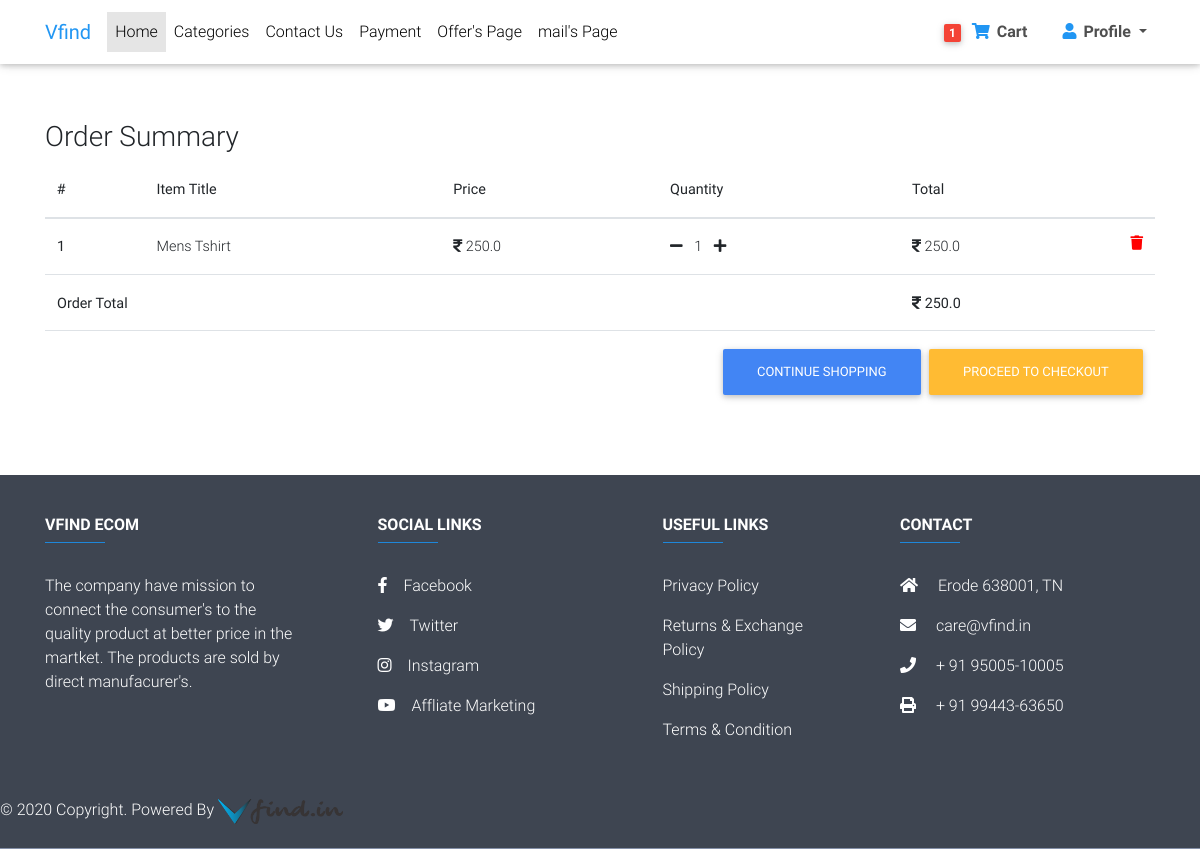
/order-summary/ (signed in), run on an earlier commit of the app's database.
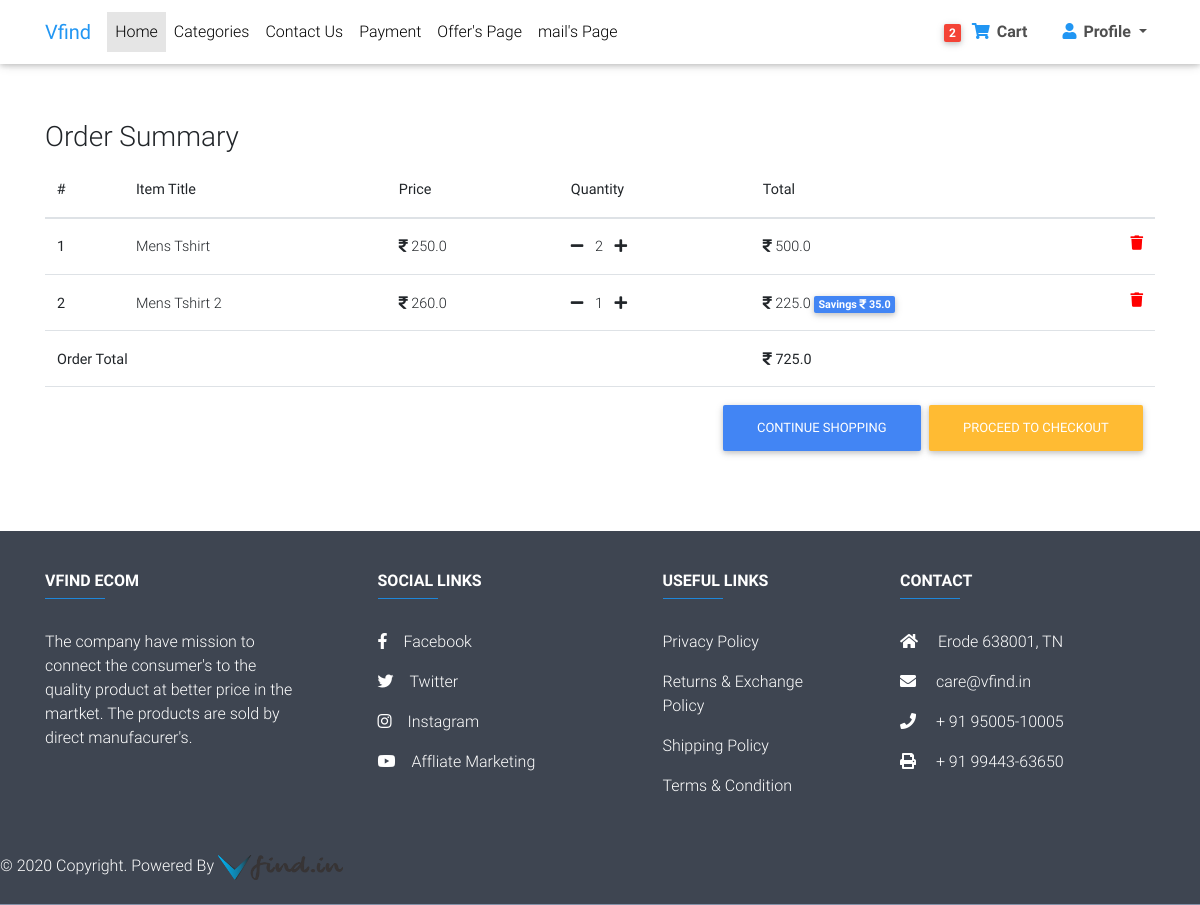
And on a later commit of the database.
### vest_v3/models.py (models this page shows, shortened)
class Order(models.Model):
    user = models.ForeignKey(settings.AUTH_USER_MODEL, on_delete=models.CASCADE)
    items = models.ManyToManyField(OrderItem)
    started = models.DateTimeField(auto_now_add=True)
    ordered_date = models.DateTimeField()
    ordered = models.BooleanField(default=False)
    shipping_address = models.ForeignKey(
        'Address', related_name='shipping_address', on_delete=models.SET_NULL, blank=True, null=True)
    billing_address = models.ForeignKey(
        'Address', related_name='billing_address', on_delete=models.SET_NULL, blank=True, null=True)
    payment = models.ForeignKey(
        'Payment', on_delete=models.SET_NULL, blank=True, null=True)
    coupon = models.ForeignKey(
        'Coupon', on_delete=models.SET_NULL, blank=True, null=True)
    being_delivered = models.BooleanField(default=False)
    received = models.BooleanField(default=False)
    refund_requested = models.BooleanField(default=False)
    refund_granted = models.BooleanField(default=False)
    '''
    1. Item added to cart
    2. Adding a billing address
    (Failed checkout)
    3. Payment
    (Preprocessing, processing, packaging etc.)
    4. Being delivered
    5. Received
    6. Refunds
    '''
    def get_total(self):
        total = 0
        for order_item in self.items.all():
            total += order_item.get_final_price()
        if self.coupon:
            total -= self.coupon.amount
        return total

class OrderItem(models.Model):
    user = models.ForeignKey(settings.AUTH_USER_MODEL, on_delete=models.CASCADE,blank=True, null=True)
    ordered = models.BooleanField(default=False)
    item = models.ForeignKey(Item, on_delete=models.CASCADE)
    quantity = models.IntegerField(default=1)
    def get_total_item_price(self):
        return self.quantity * self.item.price
    def get_total_discount_price(self):
        return self.quantity * self.item.discount_price
    def get_amount_saved(self):
        return self.get_total_item_price() - self.get_total_discount_price()
    def get_final_price(self):
        if self.item.discount_price:
            return self.get_total_discount_price()
        return self.get_total_item_price()

class Item(models.Model):
    title = models.CharField(max_length=100)
    image = models.ImageField()
    price = models.FloatField()
    discount_price = models.FloatField(blank=True, null=True)
    category = models.ForeignKey(Categories,on_delete=models.CASCADE)
    label = models.CharField(choices=LABEL_CHOICES, max_length=1)
    slug = models.SlugField()
    description = models.TextField()

### vest_v3/views.py (the view)
# urls.py: path('order-summary/', OrderSummaryView.as_view(), name='order-summary'),
class OrderSummaryView(LoginRequiredMixin, View):
    def get(self, *args, **kwargs):
        try:
            order = Order.objects.get(user=self.request.user, ordered=False)
            context = {
                'object': order
            }
            return render(self.request, 'ordersummary.html', context)
        except ObjectDoesNotExist:
            messages.warning(self.request, "You do not have an active order")
            return redirect("/")

### vest_v3/templatetags/cart_template_tags.py (called while the page is built)
@register.filter
def cart_item_count(user):
    if user.is_authenticated:
        qs = Order.objects.filter(user=user, ordered=False)
        if qs.exists():
            return qs[0].items.count()
    return 0

### templates/ordersummary.html (shortened to what this page needs)
{% extends 'base.html' %}
{% load static %}
{% block content %}
<main>
<div class="container">
    <div class="table-responsive text-nowrap">
        <h3>Order Summary</h3>
     <table class="table">
    <thead>
      <tr>
        <th scope="col">#</th>
        <th scope="col">Item Title</th>
        <th scope="col">Price</th>
        <th scope="col">Quantity</th>
        <th scope="col">Total</th>
      </tr>
    </thead>
    <tbody>
    {% for order_item in object.items.all %}
      <tr>
        <th scope="row">{{ forloop.counter }}</th>
        <td>{{order_item.item.title}}</td>
        <td><i class="fas fa-rupee-sign"></i> {{order_item.item.price}}</td>
        <td>
           <a href="{% url 'vest_v3:remove-single-item-cart' order_item.item.slug %}"> <i class="fas fa-minus mr-2"></i> </a>
            {{order_item.quantity}}
            <a href="{% url 'vest_v3:add-single-item-to-cart' order_item.item.slug %}"><i class="fas fa-plus ml-2"></i></a>
        </td>
        <td>
            {% if order_item.item.discount_price %}
                <i class="fas fa-rupee-sign"></i> {{ order_item.get_total_discount_price }}
                <span class="badge badge-primary">Savings <i class="fas fa-rupee-sign"></i> {{order_item.get_amount_saved }}</span>
            {% else %}
                <i class="fas fa-rupee-sign"></i> {{ order_item.get_total_item_price }}
            {% endif %}
            <a style="color: red;" href="{% url 'vest_v3:remove-from-cart' order_item.item.slug %}">
                <i  class="fas fa-trash float-right"></i>
            </a>
        </td>
      </tr>
    {% endfor %}
    {% if object.get_total %}
    <tr>
        <td colspan="4"><b>Order Total</b></td>
        <td><b><i class="fas fa-rupee-sign"></i> {{ object.get_total }}</b></td>
    </tr>
    <tr>
          <td colspan="5">
            <a class="btn btn-warning float-right ml-2" href="/checkout-page/">Proceed to checkout </a>
            <a class="btn btn-primary float-right" href="/">Continue Shopping</a>
        </td>
    </tr>
    {% endif %}
    </tbody>
  </table>
</div>
</div>
</main>
{% endblock %}

### templates/base.html (shortened to what this page needs)
{% load static  %}
{% load cart_template_tags %}
<!DOCTYPE html>
<html lang="en">
<head>
  <link rel="stylesheet" href="https://use.fontawesome.com/releases/v5.11.2/css/all.css">
  <link href="{% static 'css/bootstrap.min.css' %}" rel="stylesheet">
  <link href="{% static 'css/mdb.min.css' %}" rel="stylesheet">
  <link href="{% static 'css/style.min.css' %}" rel="stylesheet">
  <link href="{% static 'css/mdb.min.css' %}" rel="stylesheet">
</head>
<body>
<div class="mt-5 pt-5">
  </div>
<div class="mt-4">
  <nav class="navbar fixed-top navbar-expand-lg navbar-light white scrolling-navbar">
    <div class="container">
      <a class="navbar-brand waves-effect" href="{% url 'vest_v3:home-page' %}" >
        <strong class="blue-text">Vfind</strong>
      </a>
      <div class="collapse navbar-collapse" id="navbarSupportedContent">
        <ul class="navbar-nav mr-auto">
          <li class="nav-item active">
            <a class="nav-link waves-effect" href="{% url 'vest_v3:home-page' %}">Home
            </a>
          </li>
          <li class="nav-item">
            <a class="nav-link waves-effect" href="{% url 'vest_v3:categories' %}" >Categories</a>
          </li>
          <li class="nav-item">
            <a class="nav-link waves-effect" href="{% url 'vest_v3:contact' %}">Contact Us</a>
          </li>
          <li class="nav-item">
            <a class="nav-link waves-effect" href="{% url 'vest_v3:payment' %}">Payment</a>
          </li>
          <li class="nav-item">
            <a class="nav-link waves-effect" href="{% url 'vest_v3:offer-page' %}">Offer's Page</a>
          </li>
          <li class="nav-item">
            <a class="nav-link waves-effect" href="{% url 'vest_v3:mail' %}">mail's Page</a>
          </li>
        </ul>
        <ul class="navbar-nav nav-flex-icons">
          {% if request.user.is_authenticated %}
              <li class="nav-item ">
              <a href="{% url 'vest_v3:order-summary' %}" class="nav-link waves-effect dark-grey-text font-weight-bold">
              <span class="badge red z-depth-1 mr-1"> {{ request.user|cart_item_count }} </span>
              <i class="fas fa-shopping-cart blue-text"></i>
              <span class="clearfix d-none d-sm-inline-block"> Cart </span>
            </a>
              </li>
             <li class="nav-item dropdown ml-3">
              <a class="nav-link dropdown-toggle waves-effect waves-light dark-grey-text font-weight-bold" id="navbarDropdownMenuLink-4"
                data-toggle="dropdown" aria-haspopup="true" aria-expanded="false"><i class="fas fa-user blue-text"></i>
                Profile </a>
            </li>
          {% endif %}
        </ul>
      </div>
    </div>
  </nav>
  {% block content %}
  {% endblock %}
  <footer class="page-footer text-center text-md-left stylish-color-dark pt-0">
    <div class="container mt-5 pt-4 mb-4 text-center text-md-left">
      <div class="row mt-3">
        <div class="col-md-3 col-lg-4 col-xl-3 mb-2">
          <h6 class="text-uppercase font-weight-bold"><strong>Vfind Ecom</strong></h6>
          <hr class="blue mb-4 mt-0 d-inline-block mx-auto" style="width: 60px;">
          <p>The company have mission to connect the consumer's to the quality product at better price in the martket.
            The products are sold by direct manufacurer's.</p>
        </div>
        <div class="col-md-2 col-lg-2 col-xl-2 mx-auto mb-3">
          <h6 class="text-uppercase font-weight-bold"><strong>Social links</strong></h6>
          <hr class="blue mb-4 mt-0 d-inline-block mx-auto" style="width: 60px;">
          <p><a href="https://www.facebook.com/vfindgps" target="_blank">
        <i class="fab fa-facebook-f mr-3"></i>Facebook
      </a></p>
          <p><a href="https://twitter.com/" target="_blank">
        <i class="fab fa-twitter mr-3"></i>Twitter
      </a></p>
          <p><a  href="www.instagram.com" role="button" target="_blank">
        <i class="fab fa-instagram mr-3"></i>Instagram
      </a></p>
          <p> <a  href="www.instagram.com" role="button" target="_blank">
        <i class="fab fa-youtube mr-3"></i>Affliate Marketing
      </a></p-->
        </div>
        <div class="col-md-3 col-lg-2 col-xl-2 mx-auto mb-3">
          <h6 class="text-uppercase font-weight-bold"><strong>Useful links</strong></h6>
          <hr class="blue mb-4 mt-0 d-inline-block mx-auto" style="width: 60px;">
          <p><a href="{% url 'vest_v3:privacypolicy' %}">Privacy Policy</a></p>
          <p><a href="{% url 'vest_v3:retexc' %}">Returns & Exchange Policy</a></p>
          <p><a href="{% url 'vest_v3:shippingpolicy' %}">Shipping Policy</a></p>
          <p><a href="{% url 'vest_v3:termsandconditions' %}">Terms & Condition</a></p>
        </div>
        <div class="col-md-4 col-lg-3 col-xl-3">
          <h6 class="text-uppercase font-weight-bold"><strong>Contact</strong></h6>
          <hr class="blue mb-4 mt-0 d-inline-block mx-auto" style="width: 60px;">
          <p><i class="fas fa-home mr-3"></i> Erode 638001, TN</p>
          <p><i class="fas fa-envelope mr-3"></i> care@vfind.in</p>
          <p><i class="fas fa-phone mr-3"></i> + 91 95005-10005</p>
          <p><i class="fas fa-print mr-3"></i> + 91 99443-63650</p>
        </div>
      </div>
    </div>
    <div >
      © 2020 Copyright. Powered By
      <a href="https://www.vfind.in" target="_blank">
        <img src="{% static 'images/logo-v2-blue.png' %}" width="125" height="25" alt="vfind" loading="lazy" /> </a>
    </div>
    </div>
</body>
</html>

### templates/base.html (style rules this page uses)
html, body, header, .carousel { height: 60vh; }

What changed in the data, as far as the page shows it:
changed OrderItem "Mens Tshirt": quantity "1" → "2"; get_total_item_price "250.0" → "500.0"
now on this page (row edited): OrderItem: item "Mens Tshirt 2", item.price "260.0", quantity "1", get_total_discount_price "225.0", get_amount_saved "35.0"
changed through a linked row, Order: get_total "250.0" → "725.0"
Also different on the page:
{{ request.user|cart_item_count }}: "1" → "2"
